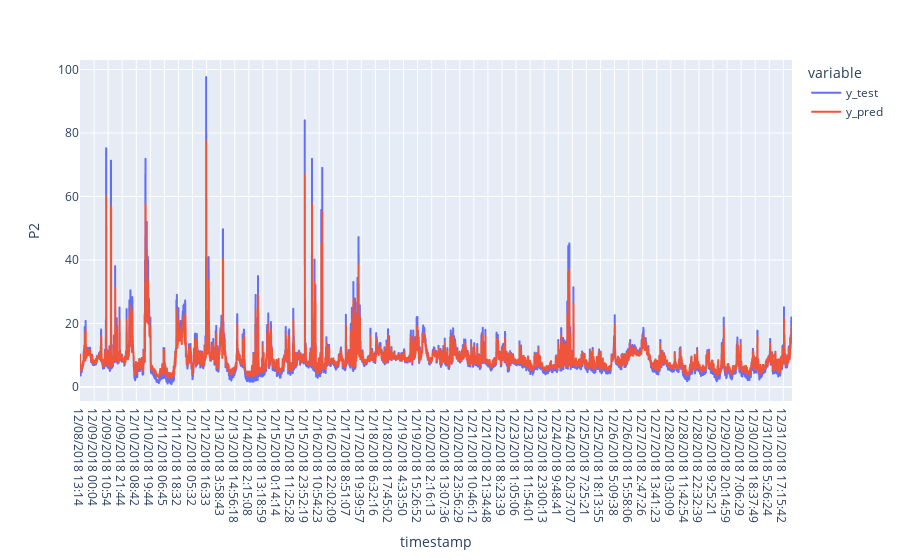

The code cell stored with this chart in its notebook:
### Markdown cell above
Plot Time Series Predictions

### Code cell
fig = px.line(df_pred_test, labels={"value":"P2"})
fig.show()

### Figure 1 — Plotly figure (JSON) as saved in the notebook; plotly's stock layout.template omitted (floating-point values rounded to 4 significant figures; data arrays with more than 128 entries replaced by an {"elided": "..."} marker saying what was removed)
{"data": [{"hovertemplate": "variable=y_test<br>timestamp=%{x}<br>P2=%{y}<extra></extra>", "legendgroup": "y_test", "line": {"color": "#636efa", "dash": "solid"}, "marker": {"symbol": "circle"}, "mode": "lines", "name": "y_test", "showlegend": true, "type": "scattergl", "x": {"elided": "6581 str values"}, "xaxis": "x", "y": {"elided": "6581 float values"}, "yaxis": "y"}, {"hovertemplate": "variable=y_pred<br>timestamp=%{x}<br>P2=%{y}<extra></extra>", "legendgroup": "y_pred", "line": {"color": "#EF553B", "dash": "solid"}, "marker": {"symbol": "circle"}, "mode": "lines", "name": "y_pred", "showlegend": true, "type": "scattergl", "x": {"elided": "6581 str values"}, "xaxis": "x", "y": {"elided": "6581 float values"}, "yaxis": "y"}], "layout": {"legend": {"title": {"text": "variable"}, "tracegroupgap": 0}, "margin": {"t": 60}, "xaxis": {"anchor": "y", "domain": [0, 1], "title": {"text": "timestamp"}}, "yaxis": {"anchor": "x", "domain": [0, 1], "title": {"text": "P2"}}}}
